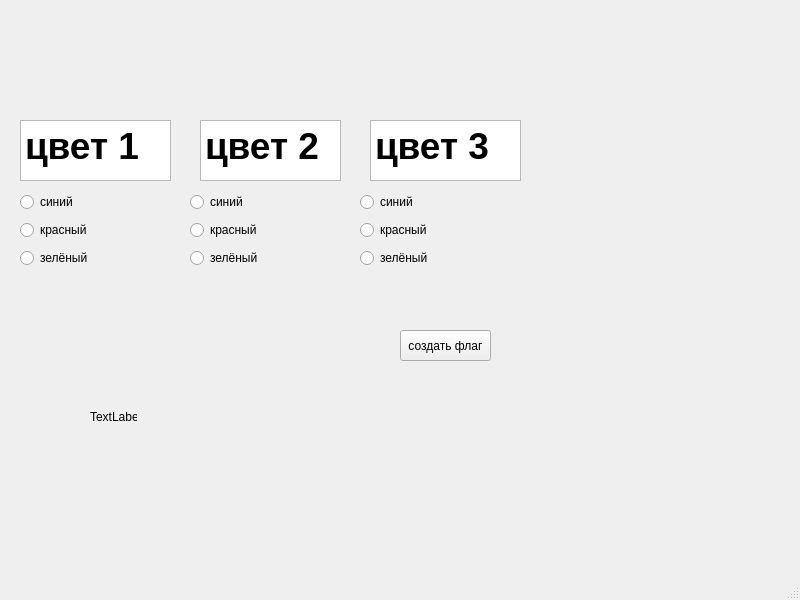
<?xml version="1.0" encoding="UTF-8"?>
<ui version="4.0">
 <class>MainWindow</class>
 <widget class="QMainWindow" name="MainWindow">
  <property name="geometry">
   <rect>
    <x>0</x>
    <y>0</y>
    <width>800</width>
    <height>600</height>
   </rect>
  </property>
  <property name="windowTitle">
   <string>MainWindow</string>
  </property>
  <widget class="QWidget" name="centralwidget">
   <widget class="QWidget" name="verticalLayoutWidget">
    <property name="geometry">
     <rect>
      <x>20</x>
      <y>190</y>
      <width>160</width>
      <height>80</height>
     </rect>
    </property>
    <layout class="QVBoxLayout" name="verticalLayout_2">
     <item>
      <widget class="QRadioButton" name="radioButton">
       <property name="text">
        <string>синий</string>
       </property>
      </widget>
     </item>
     <item>
      <widget class="QRadioButton" name="radioButton_3">
       <property name="text">
        <string>красный</string>
       </property>
      </widget>
     </item>
     <item>
      <widget class="QRadioButton" name="radioButton_2">
       <property name="text">
        <string>зелёный</string>
       </property>
      </widget>
     </item>
    </layout>
   </widget>
   <widget class="QWidget" name="verticalLayoutWidget_2">
    <property name="geometry">
     <rect>
      <x>190</x>
      <y>190</y>
      <width>160</width>
      <height>80</height>
     </rect>
    </property>
    <layout class="QVBoxLayout" name="verticalLayout_3">
     <item>
      <widget class="QRadioButton" name="radioButton_5">
       <property name="text">
        <string>синий</string>
       </property>
      </widget>
     </item>
     <item>
      <widget class="QRadioButton" name="radioButton_6">
       <property name="text">
        <string>красный</string>
       </property>
      </widget>
     </item>
     <item>
      <widget class="QRadioButton" name="radioButton_4">
       <property name="text">
        <string>зелёный</string>
       </property>
      </widget>
     </item>
    </layout>
   </widget>
   <widget class="QWidget" name="verticalLayoutWidget_3">
    <property name="geometry">
     <rect>
      <x>360</x>
      <y>190</y>
      <width>160</width>
      <height>80</height>
     </rect>
    </property>
    <layout class="QVBoxLayout" name="verticalLayout_4">
     <item>
      <widget class="QRadioButton" name="radioButton_7">
       <property name="text">
        <string>синий</string>
       </property>
      </widget>
     </item>
     <item>
      <widget class="QRadioButton" name="radioButton_8">
       <property name="text">
        <string>красный</string>
       </property>
      </widget>
     </item>
     <item>
      <widget class="QRadioButton" name="radioButton_9">
       <property name="text">
        <string>зелёный</string>
       </property>
      </widget>
     </item>
    </layout>
   </widget>
   <widget class="QTextEdit" name="textEdit">
    <property name="geometry">
     <rect>
      <x>20</x>
      <y>120</y>
      <width>151</width>
      <height>61</height>
     </rect>
    </property>
    <property name="html">
     <string>&lt;!DOCTYPE HTML PUBLIC &quot;-//W3C//DTD HTML 4.0//EN&quot; &quot;http://www.w3.org/TR/REC-html40/strict.dtd&quot;&gt;
&lt;html&gt;&lt;head&gt;&lt;meta name=&quot;qrichtext&quot; content=&quot;1&quot; /&gt;&lt;style type=&quot;text/css&quot;&gt;
p, li { white-space: pre-wrap; }
&lt;/style&gt;&lt;/head&gt;&lt;body style=&quot; font-family:'MS Shell Dlg 2'; font-size:8.25pt; font-weight:400; font-style:normal;&quot;&gt;
&lt;p style=&quot; margin-top:0px; margin-bottom:0px; margin-left:0px; margin-right:0px; -qt-block-indent:0; text-indent:0px;&quot;&gt;&lt;span style=&quot; font-size:28pt; font-weight:600;&quot;&gt;цвет 1&lt;/span&gt;&lt;/p&gt;&lt;/body&gt;&lt;/html&gt;</string>
    </property>
   </widget>
   <widget class="QTextEdit" name="textEdit_2">
    <property name="geometry">
     <rect>
      <x>200</x>
      <y>120</y>
      <width>141</width>
      <height>61</height>
     </rect>
    </property>
    <property name="html">
     <string>&lt;!DOCTYPE HTML PUBLIC &quot;-//W3C//DTD HTML 4.0//EN&quot; &quot;http://www.w3.org/TR/REC-html40/strict.dtd&quot;&gt;
&lt;html&gt;&lt;head&gt;&lt;meta name=&quot;qrichtext&quot; content=&quot;1&quot; /&gt;&lt;style type=&quot;text/css&quot;&gt;
p, li { white-space: pre-wrap; }
&lt;/style&gt;&lt;/head&gt;&lt;body style=&quot; font-family:'MS Shell Dlg 2'; font-size:8.25pt; font-weight:400; font-style:normal;&quot;&gt;
&lt;p style=&quot; margin-top:0px; margin-bottom:0px; margin-left:0px; margin-right:0px; -qt-block-indent:0; text-indent:0px;&quot;&gt;&lt;span style=&quot; font-size:28pt; font-weight:600;&quot;&gt;цвет 2&lt;/span&gt;&lt;/p&gt;&lt;/body&gt;&lt;/html&gt;</string>
    </property>
   </widget>
   <widget class="QTextEdit" name="textEdit_3">
    <property name="geometry">
     <rect>
      <x>370</x>
      <y>120</y>
      <width>151</width>
      <height>61</height>
     </rect>
    </property>
    <property name="html">
     <string>&lt;!DOCTYPE HTML PUBLIC &quot;-//W3C//DTD HTML 4.0//EN&quot; &quot;http://www.w3.org/TR/REC-html40/strict.dtd&quot;&gt;
&lt;html&gt;&lt;head&gt;&lt;meta name=&quot;qrichtext&quot; content=&quot;1&quot; /&gt;&lt;style type=&quot;text/css&quot;&gt;
p, li { white-space: pre-wrap; }
&lt;/style&gt;&lt;/head&gt;&lt;body style=&quot; font-family:'MS Shell Dlg 2'; font-size:8.25pt; font-weight:400; font-style:normal;&quot;&gt;
&lt;p style=&quot; margin-top:0px; margin-bottom:0px; margin-left:0px; margin-right:0px; -qt-block-indent:0; text-indent:0px;&quot;&gt;&lt;span style=&quot; font-size:28pt; font-weight:600;&quot;&gt;цвет 3&lt;/span&gt;&lt;/p&gt;&lt;/body&gt;&lt;/html&gt;</string>
    </property>
   </widget>
   <widget class="QPushButton" name="pushButton">
    <property name="geometry">
     <rect>
      <x>400</x>
      <y>330</y>
      <width>91</width>
      <height>31</height>
     </rect>
    </property>
    <property name="text">
     <string>создать флаг</string>
    </property>
   </widget>
   <widget class="QLabel" name="label">
    <property name="geometry">
     <rect>
      <x>90</x>
      <y>410</y>
      <width>47</width>
      <height>13</height>
     </rect>
    </property>
    <property name="text">
     <string>TextLabel</string>
    </property>
   </widget>
  </widget>
  <widget class="QMenuBar" name="menubar">
   <property name="geometry">
    <rect>
     <x>0</x>
     <y>0</y>
     <width>800</width>
     <height>21</height>
    </rect>
   </property>
  </widget>
  <widget class="QStatusBar" name="statusbar"/>
 </widget>
 <resources/>
 <connections/>
</ui>
